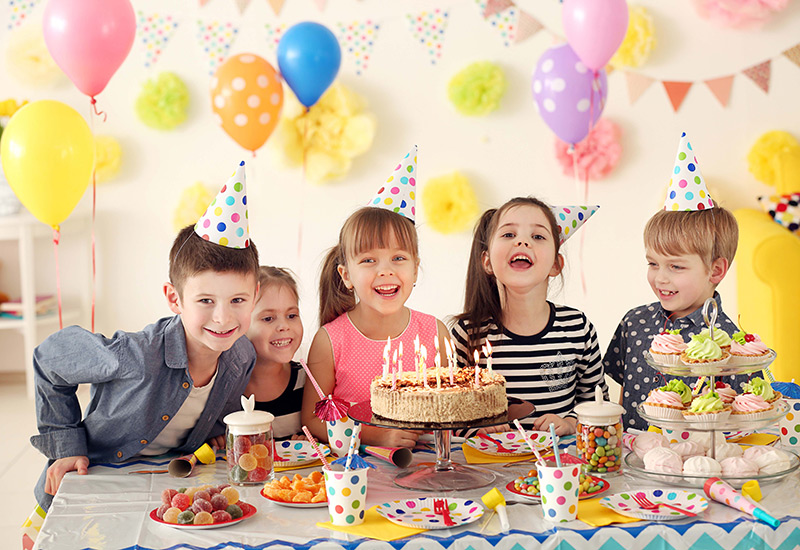
#> input picture OpenCv/resimler/resim.jpg, 800 x 550 px
$ jupyter execute '9 Object ve Face Detection.ipynb'
#> lines starting #> are read from the running program, lines starting #| are printed output that depends on the picture; after the words box and inside, x2 and y2 are one past the last pixel; in counts of white or black regions, pixels touching at a corner belong together
[cell 1]
import cv2 as cv
import numpy as np
import matplotlib as mp
from matplotlib import pyplot as plt

#https://docs.opencv.org/4.0.1/d9/de5/tutorial_py_table_of_contents_objdetect.html

[cell 2]
face_cascade = cv.CascadeClassifier('veriler/haarcascades/haarcascade_frontalface_default.xml')
eye_cascade = cv.CascadeClassifier('veriler/haarcascades/haarcascade_eye.xml')
img = cv.imread('resimler/resim.jpg')
#> img is the input picture: shape (550, 800, 3); mean B, G, R 156.3, 181.4, 206
gray = cv.cvtColor(img, cv.COLOR_BGR2GRAY)
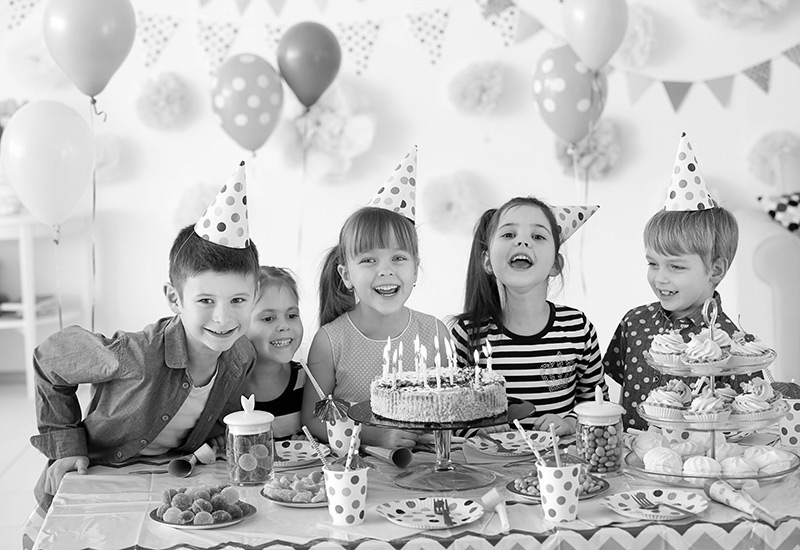
#> gray: shape (550, 800); min 0, max 255, mean 185.9
# buraya kadar resimdeki yüzlerin konumlarını tespit ettik

faces = face_cascade.detectMultiScale(gray, 1.3, 5)
#> faces = [[636, 244, 58, 58], [249, 293, 65, 65], [480, 204, 82, 82], [342, 229, 83, 83], [178, 268, 87, 87]]
for (x,y,w,h) in faces:
    cv.rectangle(img,(x,y),(x+w,y+h),(255,0,0),2)
    roi_gray = gray[y:y+h, x:x+w]
    roi_color = img[y:y+h, x:x+w]
    eyes = eye_cascade.detectMultiScale(roi_gray)
    for (ex,ey,ew,eh) in eyes:
        cv.rectangle(roi_color,(ex,ey),(ex+ew,ey+eh),(0,255,0),2)
#> this loop made 5 passes
#> (x, y, w, h, eyes) on passes 1 to 5: (636, 244, 58, 58, [[29, 10, 22, 22]]), (249, 293, 65, 65, [[7, 13, 22, 22]]), (480, 204, 82, 82, [[18, 21, 22, 22], [24, 43, 30, 30]]), (342, 229, 83, 83, [[45, 19, 22, 22], [14, 20, 24, 24]]), (178, 268, 87, 87, [[46, 20, 24, 24], [15, 21, 24, 24]])
#> pass 1, `roi_gray = gray[y:y+h, x:x+w]`:
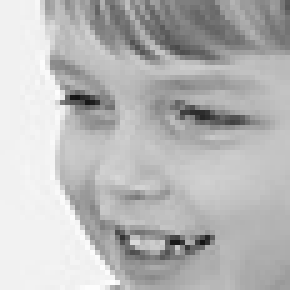
#> roi_gray: shape (58, 58) (shown 5 times larger); min 19, max 254, mean 184.7
#> pass 1, `roi_color = img[y:y+h, x:x+w]`:
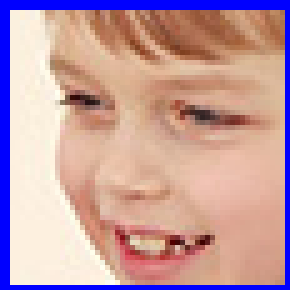
#> roi_color: shape (58, 58, 3) (shown 5 times larger); mean B, G, R 161.4, 156.2, 193.9
#> pass 2, `roi_gray = gray[y:y+h, x:x+w]`:
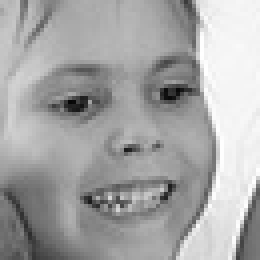
#> roi_gray: shape (65, 65) (shown 4 times larger); min 6, max 255, mean 166.1
#> pass 2, `roi_color = img[y:y+h, x:x+w]`:
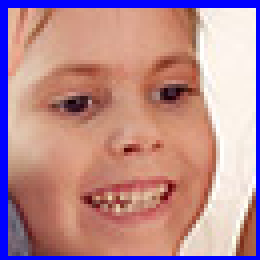
#> roi_color: shape (65, 65, 3) (shown 4 times larger); mean B, G, R 145.3, 139, 184.5
#> after the loop:
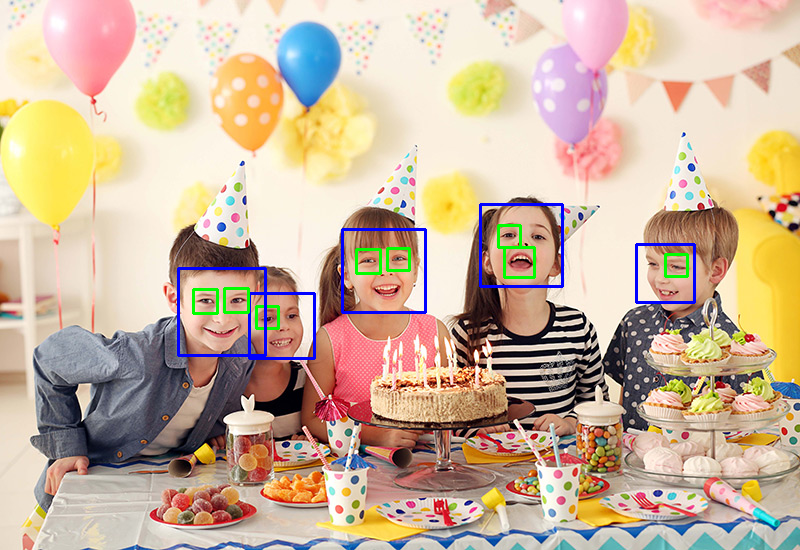
#> img: shape (550, 800, 3); 1.5% of pixels changed, all inside (x1, y1, x2, y2) = (177, 203, 696, 360)
#> after the loop:
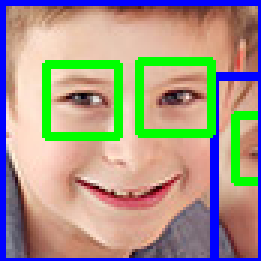
#> roi_color: shape (87, 87, 3) (shown 3 times larger); mean B, G, R 136.6, 150.5, 164.3
#> after the loop:
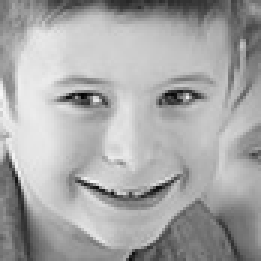
#> roi_gray: shape (87, 87) (shown 3 times larger); min 3, max 248, mean 166.8
cv.imshow('img',img)
cv.waitKey(0)
cv.destroyAllWindows()
